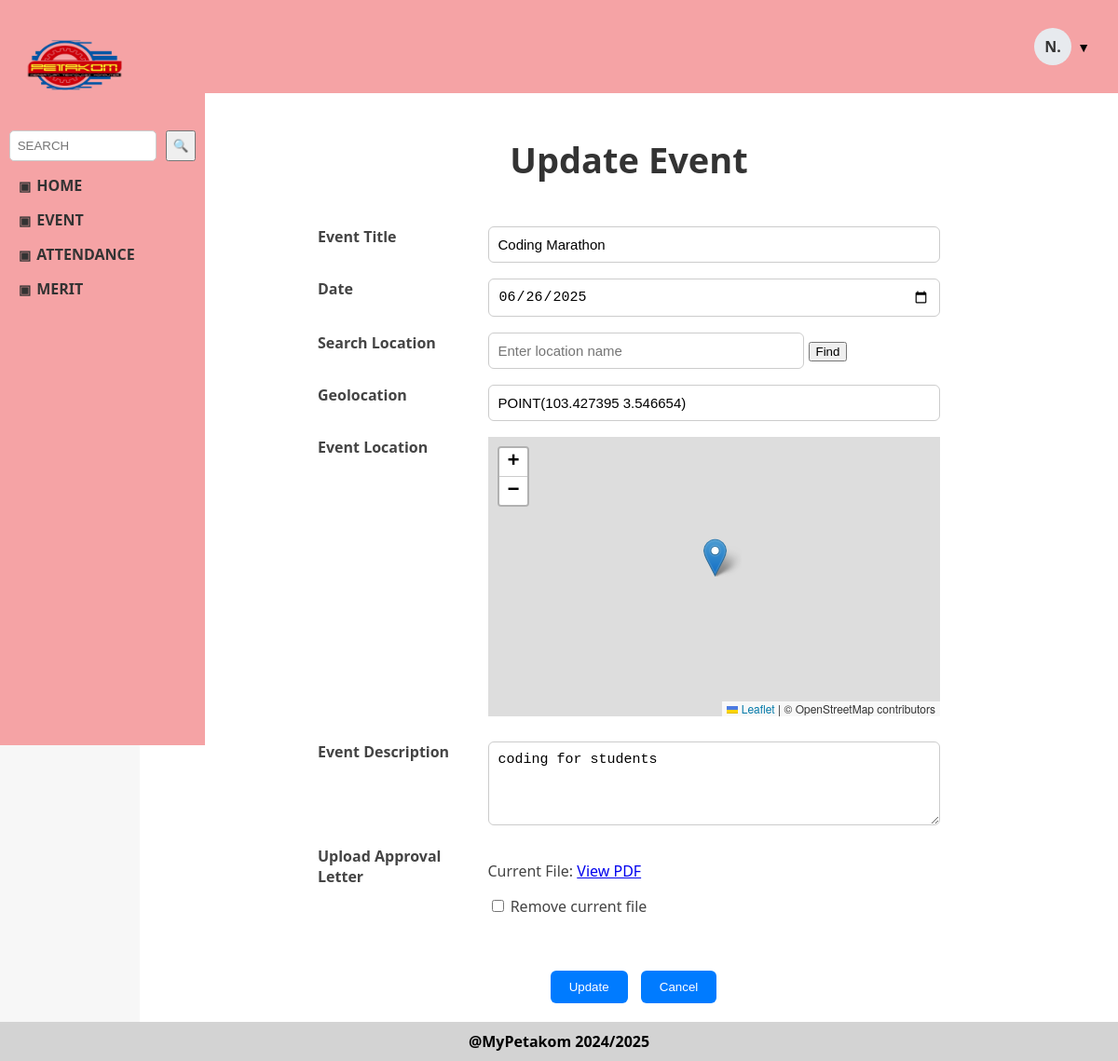
Screenshot of /event_update.php?id=E68468c2de (signed in) with the database file from the repository.
### tables this page shows
CREATE TABLE `event` (
  `event_id` varchar(10) NOT NULL,
  `staff_id` varchar(10) NOT NULL,
  `event_title` varchar(50) NOT NULL,
  `event_date` date NOT NULL,
  `event_description` varchar(200) NOT NULL,
  `event_status` varchar(50) NOT NULL,
  `event_qr` blob DEFAULT NULL,
  `event_geolocation` point DEFAULT NULL,
  `event_approval` mediumblob NOT NULL,
  `event_level` varchar(20) NOT NULL,
  `merit_status` varchar(20) NOT NULL
);

### event_update.php (the view, shortened to what this page needs)
<?php
$link = mysqli_connect("localhost", "root", "", "mypetakom");
$event_id = '';
$title = '';
$date = '';
$geolocation = '';
$description = '';
$letter = '';
if (isset($_GET['id'])) {
    $event_id = $_GET['id'];
    $query = "SELECT * FROM event WHERE event_id = '$event_id'";
    $result = mysqli_query($link, $query);
    if ($row = mysqli_fetch_assoc($result)) {
        $title = $row["event_title"];
        $date = $row["event_date"];
        $description = $row["event_description"];
        $letter = $row["event_approval"];
        $geo_query = "SELECT ST_AsText(event_geolocation) AS geo FROM event WHERE event_id = '$event_id'";
        $geo_result = mysqli_query($link, $geo_query);
        $geo_row = mysqli_fetch_assoc($geo_result);
        $geolocation = $geo_row ? $geo_row['geo'] : "";
    }
}
?>
<!DOCTYPE html>
<html>
<head>
    <link rel="stylesheet" href="STYLE1/staff_style.css">
	<link rel="stylesheet" href="STYLE2/event_update_style.css">
    <link rel="stylesheet" href="https://unpkg.com/leaflet/dist/leaflet.css" />
</head>
<body>
	<div class="sidebar">
		<a href="staff_dashboard.php">
		<img src="IMAGES/LogoPetakom.png" alt="PETAKOM Logo" />
		</a>
		<div class="search-box">
			<input type="text" placeholder="SEARCH" />
			<button>🔍</button>
		</div>
		<div class="menu">
			<div class="menu-title" onclick="toggleMenu('home')">HOME</div>
			<div class="menu-title" onclick="toggleMenu('event')">EVENT</div>
			<div class="menu-title" onclick="toggleMenu('attendance')">ATTENDANCE</div>
		    <div class="menu-title" onclick="toggleMenu('merit')">MERIT</div>
		</div>
	</div>
	<div class="topbar">
		<div class="dropdown">
			<div class="profile-wrapper">
				<div class="profile-circle">N.</div>
				<span class="dropdown-icon">▼</span>
			</div>
		</div>
	</div>
	<div class="content">
		<h1>Update Event</h1>
		<form action="event_myupdate.php" method="POST" enctype="multipart/form-data">
			<table>
				<tr>
					<td><b>Event Title</b></td>
					<td><input type="text" name="title" size="60" value="<?= htmlspecialchars($title) ?>" required></td>
				</tr>
				<tr>
					<td><b>Date</b></td>
					<td><input type="date" name="event_date" value="<?= htmlspecialchars($date) ?>" required></td>
				</tr>
				<tr>
					<td><b>Search Location</b></td>
					<td colspan="2">
						<input type="text" id="locationInput" placeholder="Enter location name" size="36">
						<button type="button" onclick="searchLocation()">Find</button>
					</td>
				</tr>
				<tr>
					<td><b>Geolocation</b></td>
					<td><input type="text" name="location" id="geoDisplay" value="<?= htmlspecialchars($geolocation) ?>" readonly required></td>
				</tr>
				<tr>
					<td><b>Event Location</b></td>
					<td colspan="2">
						<div id="map"></div>
					</td>
				</tr>
				<tr>
					<td><b>Event Description</b></td>
					<td>
						<textarea name="description" rows="4" cols="36" required><?= htmlspecialchars($description) ?></textarea>
					</td>
				</tr>
				<tr>
					<td><b>Upload Approval Letter</b></td>
					<td>
						<?php if (!empty($letter)): ?>
							<div id="currentFileSection">
								<p>Current File: <a href="download_approval.php?id=<?= urlencode($event_id) ?>" target="_blank">View PDF</a></p>
								<label>
									<input type="checkbox" id="removeFileCheckbox" name="remove_file" onchange="toggleFileView()"> Remove current file
								</label>
							</div>
						<?php else: ?>
							<input type="file" name="approval_letter" accept="application/pdf">
						<?php endif; ?>
					</td>
				</tr>
			</table>
			<br>
			<div class="button-group">
				<input type="submit" name="update" value="Update">
				<a href="event_details.php?id=<?= urlencode($event_id) ?>">
					<button type="button">Cancel</button>
				</a><br>
			</div>
		</form>
	</div>
	<div class="footer">@MyPetakom 2024/2025</div>
</body>
</html>

### STYLE1/staff_style.css (style rules this page uses)
body { margin: 0; font-family: 'Segoe UI', sans-serif; background-color: #f7f7f7; }
.sidebar { width: 220px; background-color: #F5A3A5; height: 100vh; position: fixed; padding: 20px; box-sizing: border-box; overflow-y: auto; }
.sidebar img { width: 120px; height: 100px; display: block; margin-bottom: 20px; }
.search-box { display: flex; justify-content: center; margin-bottom: 15px; }
.search-box input { padding: 8px; border-radius: 5px; border: 1px solid #ccc; width: 140px; margin-right: 10px; }
.menu-title { cursor: pointer; font-weight: bold; margin: 15px 0; display: flex; align-items: center; font-size: 16px; color: #333; }
.menu-title::before { content: "▣"; margin-right: 6px; font-size: 14px; }
.topbar { background-color: #F5A3A5; height: 100px; margin-left: 220px; display: flex; justify-content: flex-end; align-items: center; padding-right: 30px; position: sticky; top: 0; z-index: 1; }
.profile-wrapper { display: flex; align-items: center; cursor: pointer; }
.profile-circle { width: 40px; height: 40px; border-radius: 50%; background-color: #e7eaee; color: #333; display: flex; align-items: center; justify-content: center; font-weight: bold; font-size: 16px; margin-right: 6px; }
.dropdown-icon { font-size: 14px; color: black; }
.dropdown { position: relative; display: inline-block; }
.content { margin-left: 220px; padding: 20px; background-color: #ffffff; min-height: 90vh; }
.footer { background-color: #d3d3d3; text-align: center; padding: 10px; font-weight: bold; }

### STYLE2/event_update_style.css (style rules this page uses)
.content { padding: 20px; background-color: #fff; margin-left: 150px; font-family: 'Segoe UI', Tahoma, Geneva, Verdana, sans-serif; }
.content h1 { font-size: 38px; font-weight: bold; margin-bottom: 30px; text-align: center; color: #333; }
.content table { width: 100%; max-width: 700px; margin: 0 auto; border-spacing: 15px; }
.content td { vertical-align: top; font-size: 16px; color: #444; }
.content input[type="text"], .content input[type="date"], .content input[type="file"], .content textarea { padding: 10px; font-size: 15px; width: 100%; border: 1px solid #ccc; border-radius: 6px; box-sizing: border-box; }
.content input#locationInput { width: 70%; display: inline-block; }
.button-group { text-align: center; margin-top: 20px; }
.button-group button { background-color: #007bff; color: white; border: none; padding: 10px 20px; margin-left: 10px; border-radius: 6px; cursor: pointer; transition: background-color 0.3s ease; }
.button-group input[type="submit"], .button-group button { background-color: #007bff; color: white; border: none; padding: 10px 20px; margin-left: 10px; border-radius: 6px; cursor: pointer; transition: background-color 0.3s ease; }

### event_update.php (style rules this page uses)
#map { height: 300px; width: 100%; margin-bottom: 10px; }

### rows the page displays
event: title "Coding Marathon", event_date "06/26/2025", description "coding for students"
